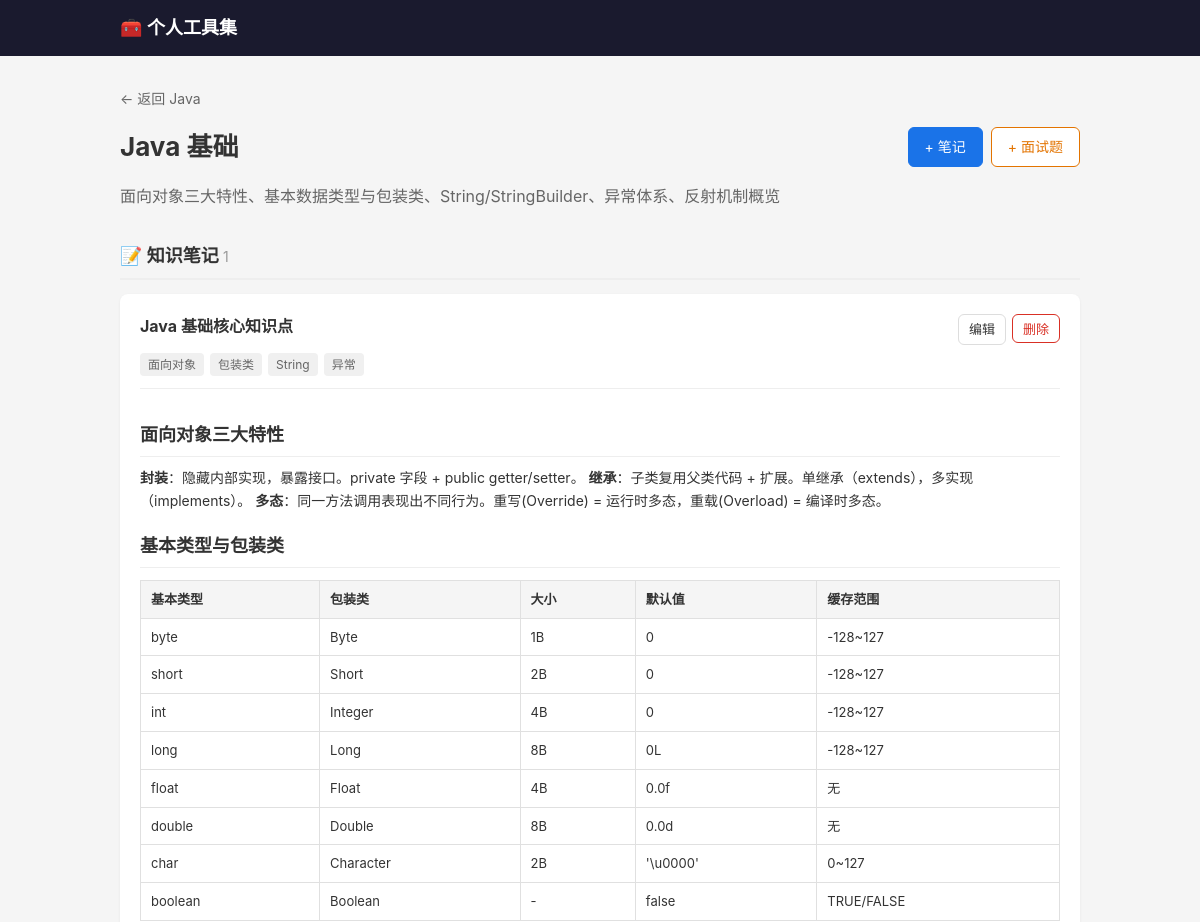
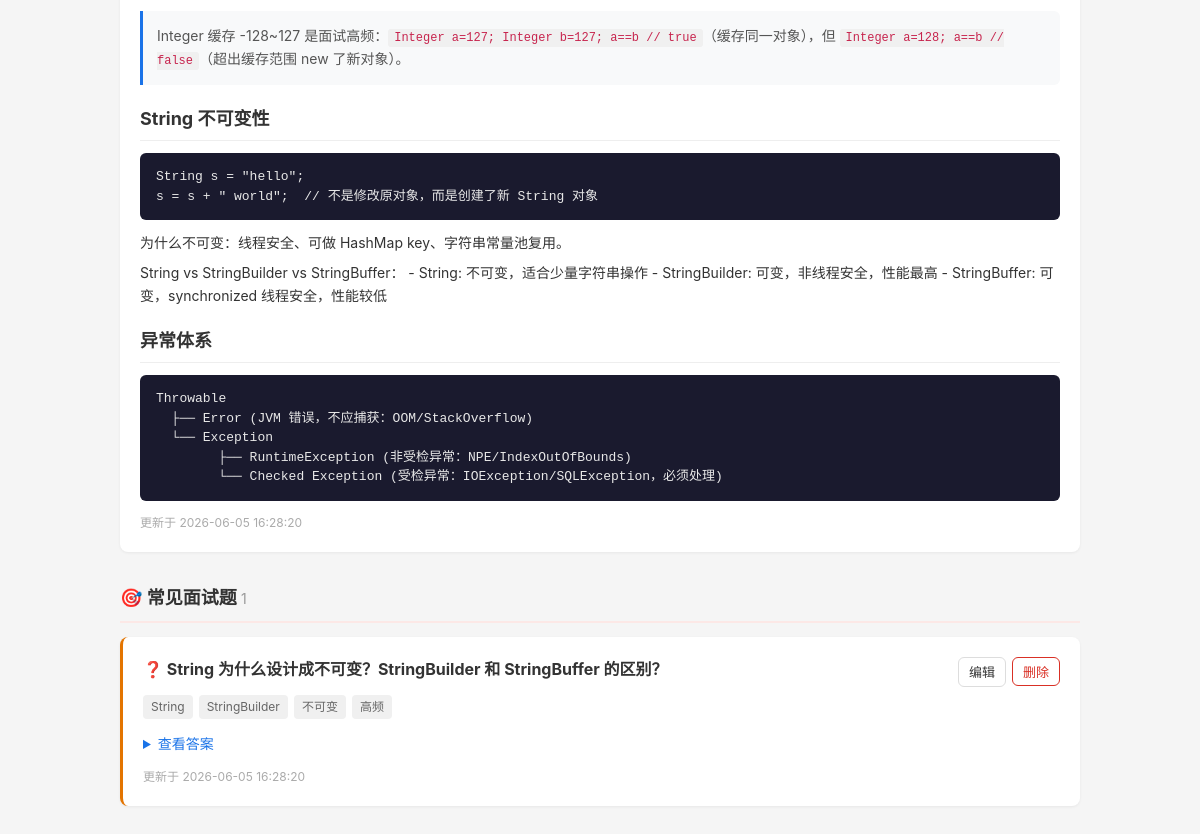
Page /skillset/stack/85 on the committed database (2 pictures, top to bottom).
### tables this page shows
CREATE TABLE stack (
            id INTEGER PRIMARY KEY AUTOINCREMENT,
            tool_id INTEGER NOT NULL,
            name TEXT NOT NULL,
            description TEXT DEFAULT '',
            sort_order INTEGER DEFAULT 0,
            is_deprecated INTEGER DEFAULT 0,
            created_at TIMESTAMP DEFAULT CURRENT_TIMESTAMP, group_name TEXT DEFAULT '',
            FOREIGN KEY (tool_id) REFERENCES tool(id) ON DELETE CASCADE,
            UNIQUE(tool_id, name)
        );

CREATE TABLE entry (
            id INTEGER PRIMARY KEY AUTOINCREMENT,
            stack_id INTEGER NOT NULL,
            title TEXT NOT NULL,
            content TEXT DEFAULT '',
            tags TEXT DEFAULT '',
            entry_type TEXT DEFAULT 'note',
            created_at TIMESTAMP DEFAULT CURRENT_TIMESTAMP,
            updated_at TIMESTAMP DEFAULT CURRENT_TIMESTAMP,
            FOREIGN KEY (stack_id) REFERENCES stack(id) ON DELETE CASCADE
        );

### tools/skillset/routes.py (the view)
@bp.route("/stack/<int:stack_id>")
def stack_detail(stack_id):
    stack = Stack.get_by_id(stack_id)
    if not stack:
        return "技术栈不存在", 404
    tool = Tool.get_by_id(stack["tool_id"])
    notes = Entry.get_by_stack(stack_id, "note")
    interviews = Entry.get_by_stack(stack_id, "interview")
    group_name = stack["group_name"] if stack["group_name"] else None
    return render_template("stack.html", tool=tool, stack=stack, notes=notes, interviews=interviews, group_name=group_name)

### app.py (called while the page is built)
@app.template_filter("markdown")
def markdown_filter(text):
    return markdown.markdown(
        text,
        extensions=["fenced_code", "tables", "codehilite"],
    )

### db.py (called while the page is built)
def get_db():
    conn = sqlite3.connect(str(DB_PATH))
    conn.row_factory = sqlite3.Row
    conn.execute("PRAGMA foreign_keys = ON")
    return conn

### tools/skillset/models.py (called while the page is built)
    @staticmethod
    def get_by_id(tool_id):
        db = get_db()
        return db.execute("SELECT * FROM tool WHERE id = ?", (tool_id,)).fetchone()

    @staticmethod
    def get_by_id(stack_id):
        db = get_db()
        return db.execute("SELECT * FROM stack WHERE id = ?", (stack_id,)).fetchone()

    @staticmethod
    def get_by_stack(stack_id, entry_type=None):
        db = get_db()
        if entry_type:
            return db.execute(
                "SELECT * FROM entry WHERE stack_id = ? AND entry_type = ? ORDER BY updated_at DESC",
                (stack_id, entry_type),
            ).fetchall()
        return db.execute(
            "SELECT * FROM entry WHERE stack_id = ? ORDER BY updated_at DESC",
            (stack_id,),
        ).fetchall()

### templates/skillset/stack.html (shortened to what this page needs)
{% extends "base.html" %}
{% block content %}
<div class="container">
    {% if group_name %}
    <a href="{{ url_for('.group_detail', tool_id=tool.id, group_name=group_name) }}" class="back-link">← 返回 {{ group_name }}</a>
    {% else %}
    <a href="{{ url_for('.tool_detail', tool_id=tool.id) }}" class="back-link">← 返回 {{ tool.name }}</a>
    {% endif %}
    <div class="stack-header">
        <h1>{{ stack.name }}</h1>
        <div class="stack-header-btns">
            <a href="{{ url_for('.entry_new', stack_id=stack.id, type='note') }}" class="btn btn-primary">+ 笔记</a>
            <a href="{{ url_for('.entry_new', stack_id=stack.id, type='interview') }}" class="btn btn-interview">+ 面试题</a>
        </div>
    </div>
    {% if stack.description %}<p class="desc">{{ stack.description }}</p>{% endif %}
    <section class="entry-section">
        <h2 class="section-title">📝 知识笔记 <span class="count">{{ notes|length }}</span></h2>
        {% if notes %}
        <div class="entry-list">
            {% for e in notes %}
            <div class="entry-item">
                <div class="entry-header">
                    <h3>{{ e.title }}</h3>
                    <div class="entry-actions">
                        <a href="{{ url_for('.entry_edit', entry_id=e.id) }}" class="btn btn-sm">编辑</a>
                        <form method="POST" action="{{ url_for('.entry_delete', entry_id=e.id) }}" style="display:inline"
                              onsubmit="return confirm('确定删除「{{ e.title }}」？')">
                            <button type="submit" class="btn btn-sm btn-danger">删除</button>
                        </form>
                    </div>
                </div>
                {% if e.tags %}
                <div class="tags">
                    {% for tag in e.tags.split(',') %}
                    <span class="tag">{{ tag.strip() }}</span>
                    {% endfor %}
                </div>
                {% endif %}
                {% if e.content %}
                <div class="entry-content md-body">{{ e.content | markdown | safe }}</div>
                {% endif %}
                <div class="entry-meta">更新于 {{ e.updated_at }}</div>
            </div>
            {% endfor %}
        </div>
        {% else %}
        <p class="empty">暂无笔记</p>
        {% endif %}
    </section>
    <section class="entry-section interview-section">
        <h2 class="section-title">🎯 常见面试题 <span class="count">{{ interviews|length }}</span></h2>
        {% if interviews %}
        <div class="entry-list">
            {% for e in interviews %}
            <div class="entry-item interview-item">
                <div class="entry-header">
                    <h3>❓ {{ e.title }}</h3>
                    <div class="entry-actions">
                        <a href="{{ url_for('.entry_edit', entry_id=e.id) }}" class="btn btn-sm">编辑</a>
                        <form method="POST" action="{{ url_for('.entry_delete', entry_id=e.id) }}" style="display:inline"
                              onsubmit="return confirm('确定删除「{{ e.title }}」？')">
                            <button type="submit" class="btn btn-sm btn-danger">删除</button>
                        </form>
                    </div>
                </div>
                {% if e.tags %}
                <div class="tags">
                    {% for tag in e.tags.split(',') %}
                    <span class="tag">{{ tag.strip() }}</span>
                    {% endfor %}
                </div>
                {% endif %}
                {% if e.content %}
                <details class="interview-answer">
                    <summary>查看答案</summary>
                </details>
                {% endif %}
                <div class="entry-meta">更新于 {{ e.updated_at }}</div>
            </div>
            {% endfor %}
        </div>
        {% else %}
        <p class="empty">暂无面试题</p>
        {% endif %}
    </section>
</div>
{% endblock %}

### static/style.css (style rules this page uses)
* { margin: 0; padding: 0; box-sizing: border-box; }
body { font-family: -apple-system, BlinkMacSystemFont, "Segoe UI", Roboto, sans-serif; background: #f5f5f5; color: #333; line-height: 1.6; }
.container { max-width: 960px; margin: 0 auto; }
h1 { font-size: 26px; margin-bottom: 8px; }
.desc { color: #666; margin-bottom: 24px; }
.back-link { display: inline-block; color: #666; text-decoration: none; margin-bottom: 16px; font-size: 14px; }
.stack-header { display: flex; align-items: center; justify-content: space-between; margin-bottom: 16px; }
.stack-header h1 { margin-bottom: 0; }
.entry-list { display: flex; flex-direction: column; gap: 12px; }
.entry-item { background: #fff; border-radius: 8px; padding: 20px; box-shadow: 0 1px 3px rgba(0,0,0,.06); }
.entry-header { display: flex; justify-content: space-between; align-items: flex-start; }
.entry-header h3 { font-size: 16px; margin-bottom: 4px; }
.entry-actions { display: flex; gap: 6px; flex-shrink: 0; }
.entry-content { margin-top: 12px; font-size: 14px; white-space: pre-wrap; border-top: 1px solid #eee; padding-top: 12px; }
.tags { margin-top: 8px; display: flex; gap: 6px; flex-wrap: wrap; }
.tag { background: #f0f0f0; padding: 2px 8px; border-radius: 4px; font-size: 12px; color: #666; }
.entry-meta { color: #aaa; font-size: 12px; margin-top: 8px; }
.btn { display: inline-block; padding: 8px 16px; border-radius: 6px; border: 1px solid #ddd; background: #fff; cursor: pointer; font-size: 14px; text-decoration: none; color: #333; }
.btn-primary { background: #1a73e8; color: #fff; border-color: #1a73e8; }
.btn-sm { padding: 4px 10px; font-size: 13px; }
.btn-danger { color: #d93025; border-color: #d93025; }
.md-body { white-space: normal; }
.md-body h2 { font-size: 18px; margin: 20px 0 10px; border-bottom: 1px solid #eee; padding-bottom: 6px; }
.md-body p { margin: 8px 0; }
.md-body strong { color: #333; }
.md-body table { width: 100%; border-collapse: collapse; margin: 12px 0; font-size: 13px; }
.md-body th { background: #f5f5f5; text-align: left; padding: 8px 10px; border: 1px solid #e0e0e0; font-weight: 600; }
.md-body td { padding: 8px 10px; border: 1px solid #e0e0e0; }
.md-body td:first-child, .md-body th:first-child { white-space: nowrap; }
.md-body pre { background: #1a1a2e; color: #e8e8e8; padding: 14px 16px; border-radius: 6px; overflow-x: auto; font-size: 13px; line-height: 1.5; margin: 12px 0; }
.md-body code { font-family: "Cascadia Code", "Fira Code", "JetBrains Mono", monospace; font-size: 13px; }
.md-body :not(pre) > code { background: #f0f0f0; padding: 2px 6px; border-radius: 3px; color: #c7254e; font-size: 12px; }
.md-body blockquote { border-left: 3px solid #1a73e8; padding: 6px 14px; margin: 12px 0; color: #555; background: #f8f9fa; border-radius: 0 6px 6px 0; }
.stack-header-btns { display: flex; gap: 8px; }
.btn-interview { background: #fff; color: #e37400; border-color: #e37400; }
.entry-section { margin-top: 32px; }
.section-title { font-size: 18px; margin-bottom: 14px; padding-bottom: 8px; border-bottom: 2px solid #eee; }
.interview-section .section-title { border-bottom-color: #fce8e6; }
.section-title .count { font-weight: 400; color: #999; font-size: 14px; }
.interview-item { border-left: 3px solid #e37400; }
.interview-answer { margin-top: 10px; }
.interview-answer summary { cursor: pointer; color: #1a73e8; font-size: 14px; font-weight: 500; padding: 4px 0; }

### rows in the picture
stack: group_name "Java", name "Java 基础", description "面向对象三大特性、基本数据类型与包装类、String/StringBuilder、异常体系、反射机制概览"
entry: title "Java 基础核心知识点", strip "面向对象" "包装类" "String" "异常", content "面向对象三大特性 封装 ：隐藏内部实现，暴露接口。private 字段 + public getter/setter。 继承 ：子类复用父类代码 + 扩展。单继承（extends），多实现（implements）。 多态 ：同一方法调用表现出不同行为。重写(Override) = 运行时多态，重载(Overload) = 编译时多态。 基本类型与包装类 基本类型 包装类 大小 默认值 缓存范围 byte Byte 1B 0 -128~127 short Short 2B 0 -128~127 int Integer 4B 0 -128~127 long Long 8B 0L -128~127 float Float 4B 0.0f 无 double Double 8B 0.0d 无 char Character 2B '\\u0000' 0~127 boolean Boolean - false TRUE/FALSE Integer 缓存 -128~127 是面试高频： Integer a=127; Integer b=127; a==b // true （缓存同一对象），但 Integer a=128; a==b // false （超出缓存范围 new 了新对象）。 String 不可变性 String s = \"hello\"; s = s + \" world\"; // 不是修改原对象，而是创建了新 String 对象 为什么不可变：线程安全、可做 HashMap key、字符串常量池复用。 String vs StringBuilder vs StringBuffer：…", updated_at "2026-06-05 16:28:20"
entry: title "String 为什么设计成不可变？StringBuilder 和 StringBuffer 的区别？", strip "String" "StringBuilder" "不可变" "高频", updated_at "2026-06-05 16:28:20"

### other values in the picture
{{ notes|length }} "1"
{{ interviews|length }} "1"
